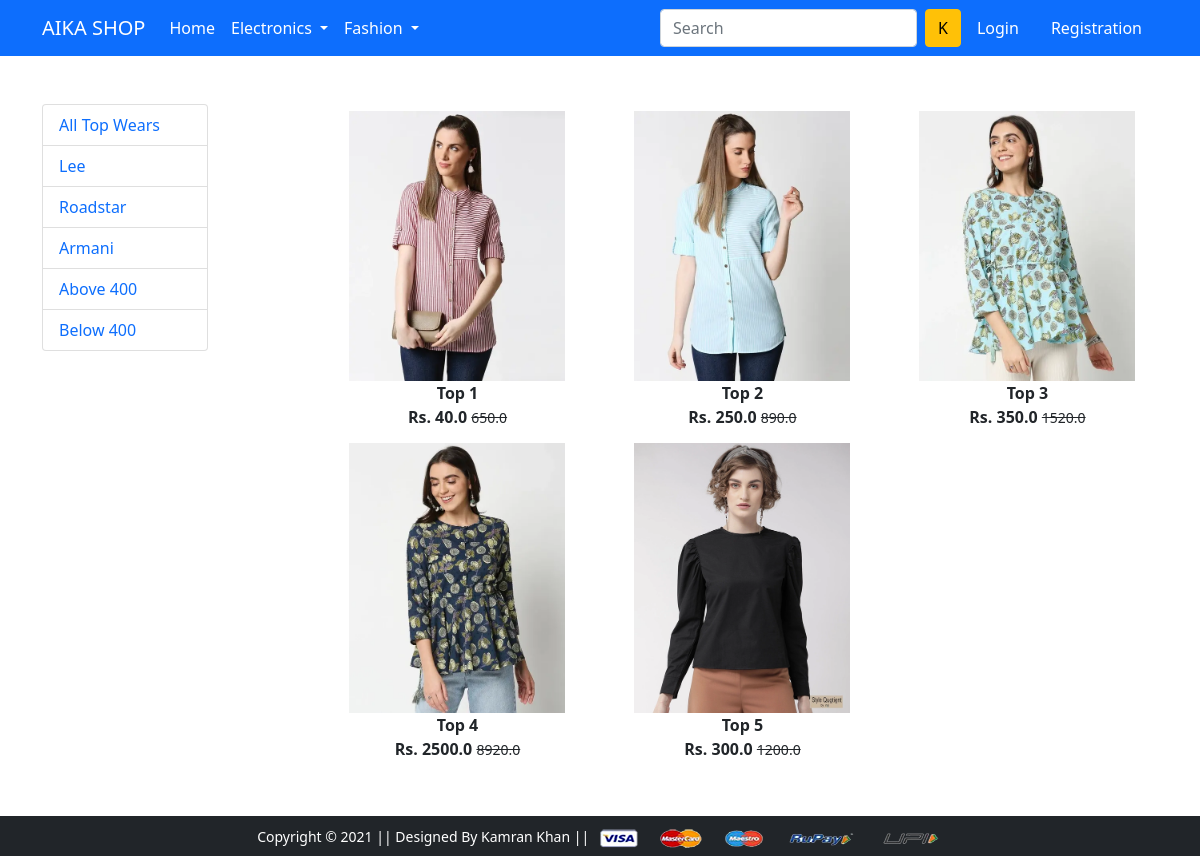
Screenshot of /topwear/ with the database file from the repository.
### app/models.py (models this page shows, shortened)
class Product(models.Model):
    title = models.CharField(max_length=100)
    selling_price = models.FloatField()
    discount_price = models.FloatField()
    description = models.TextField()
    brand = models.CharField(max_length=100)
    category = models.CharField(choices=CATEGORY_CHOICES,max_length=5)
    product_image = models.ImageField(upload_to='product/image')

### app/views.py (the view)
# urls.py: path('topwear/', views.topwear, name='topwear'),
def topwear(request,data=None):
    if data == None:
        topwears = Product.objects.filter(category='TW')
    elif (data == 'Lee' or data == 'Roadstar' or data == 'Armani'):
        topwears = Product.objects.filter(category='TW').filter(brand=data)
    elif (data == 'below'):
        topwears = Product.objects.filter(category='TW').filter(discount_price__lt=400)
    elif (data == 'above'):
        topwears = Product.objects.filter(category='TW').filter(discount_price__gt=400)
    return render(request,'app/topwear.html',{'topwears':topwears})

### app/templates/app/topwear.html (shortened to what this page needs)
{% extends 'app/base.html' %}
{% load static %}
{% block main-content %}
<div class="container my-5">
 <div class="row">
  <div class="col-sm-2">
   <div class="list-group">
       <a href="{% url 'topwear' %}" class="list-group-item" aria-current="true">All Top Wears</a>
       <a href="{% url 'topweardata' 'Lee' %}" class="list-group-item" aria-current="true">Lee</a>
       <a href="{% url 'topweardata' 'Roadstar' %}" class="list-group-item" aria-current="true">Roadstar</a>
       <a href="{% url 'topweardata' 'Armani' %}" class="list-group-item" aria-current="true">Armani</a>
       <a href="{% url 'topweardata' 'above' %}" class="list-group-item" aria-current="true">Above 400</a>
       <a href="{% url 'topweardata' 'below' %}" class="list-group-item" aria-current="true">Below 400</a>
   </div>
  </div>
  <div class="col-sm-9 offset-sm-1">
   <div class="row">
    {% for t in topwears %}
    <div class="col-sm-4 text-center">
        <a href="{% url 'product-detail' t.id %}" class="btn">
            <div class="item">
                <img src="{{t.product_image.url}}" alt="" height="270" srcset="">
                <div class="fw-bold">{{t.title}}</div>
                <div class="fw-bold">Rs. {{t.discount_price}}
                    <small class="fw-light text-decoration-line-through">{{t.selling_price}}</small>
                </div>
            </div>
        </a>
    </div>
    {% endfor %}
   </div>
  </div>
 </div>
</div>
{% endblock main-content %}

### rows the page displays
Product: product_image (picture), title "Top 1", discount_price "40.0", selling_price "650.0"
Product: product_image (picture), title "Top 2", discount_price "250.0", selling_price "890.0"
Product: product_image (picture), title "Top 3", discount_price "350.0", selling_price "1520.0"
Product: product_image (picture), title "Top 4", discount_price "2500.0", selling_price "8920.0"
Product: product_image (picture), title "Top 5", discount_price "300.0", selling_price "1200.0"
